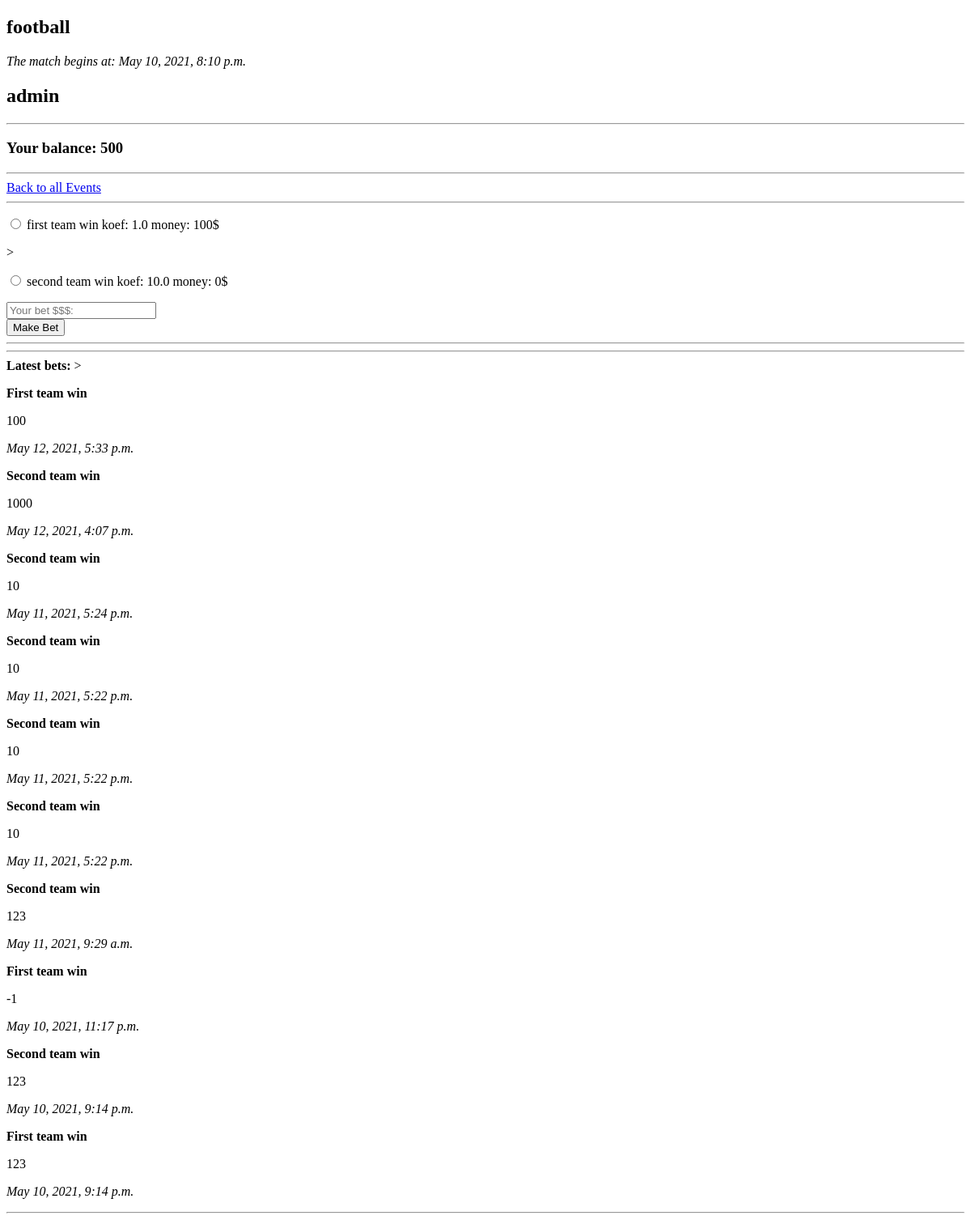
Before: /4/ with the older database file.
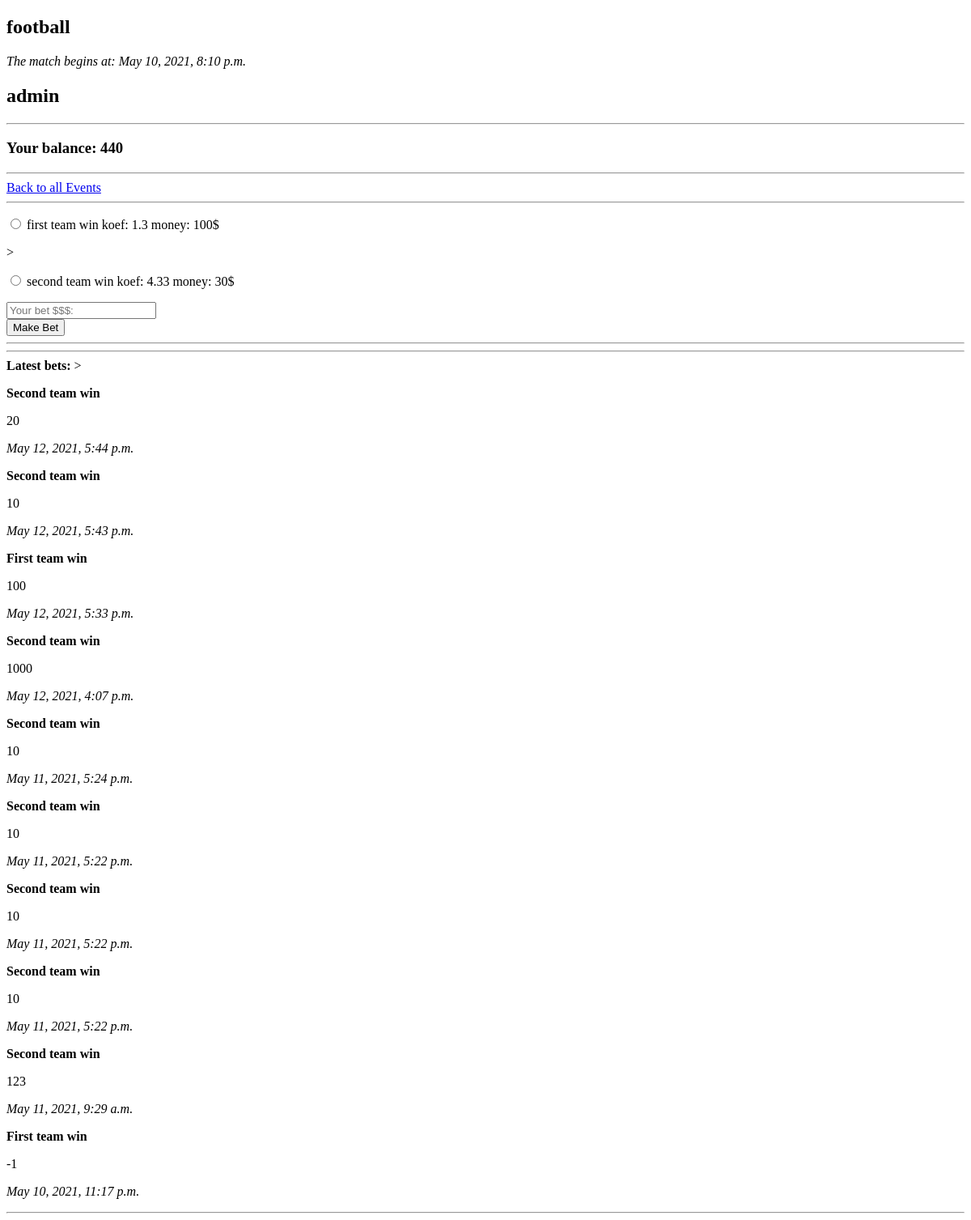
After: the same page with the newer database file.
### freebets/models.py (models this page shows, shortened)
class Event(models.Model):
    event_name = models.CharField('Game name', max_length=200) # название матча например зенит-спартак
    event_date = models.DateTimeField('Game date') # дата события
    event_result = models.IntegerField() # 1 first team win - 2 second team win 0 - pari isnt finish yet
    cash_to_first_team = models.IntegerField() # сколько денег поставили на первую команду
    cash_to_second_team = models.IntegerField() # на вторую команду

class User(models.Model):
    login = models.CharField('login',max_length=200)
    cash = models.IntegerField()
    registration = models.DateTimeField('Registration date')

class Bet(models.Model):
    event = models.ForeignKey(Event, on_delete=models.CASCADE)
    eventBet = models.CharField('pari', max_length=200)
    dollars = models.IntegerField('bet amount')
    date_added = models.DateTimeField('bet date')

### freebets/views.py (the view)
# urls.py: path('<int:event_id>/', views.event, name='event'),
def event(request, event_id, alert=0):
    user = User.objects.get(id=1)
    try:
        a=Event.objects.get( id = event_id)
    except:
        raise Http404("Такого матча нет")
    cash1 = a.cash_to_first_team
    cash2 = a.cash_to_second_team
    if cash1 == cash2:
        kef1=2
        kef2=2
    else:
        s = cash1+cash2
        print(cash1, cash2, s)
        try:
            kef1 = 1 /(cash1/s)
        except:
            kef1 = 1 / (0.001 /s)
        try:
            kef2 = 1 / (cash2/s)
        except:
            kef2 = 1 / (0.001 /s)
        if (kef2>10):
            kef2=10
        kef1 = float('{:.2f}'.format(kef1))
        kef2 = float('{:.2f}'.format(kef2))
    latest_bets = a.bet_set.order_by('-id')[:10]
    return render(request, 'event.html', {'event': a, 'latest_bets' : latest_bets, 'user': user,
                                          'k1': kef1,'k2': kef2,'cash1':cash1,'cash2': cash2 })

### freebets/templates/event.html (shortened to what this page needs)
{% extends 'base.html' %}
{% block content %}
<h2>{{event.event_name}}</h2>
<em> The match begins at: {{event.event_date}} </em>
<h2>{{user.login}}</h2>
<hr>
<h3>Your balance: {{user.cash}}</h3>
<hr>
<a href="{% url 'freebets:index'%}"> Back to all Events </a>
<hr>
<form action="{% url 'freebets:make_bet' event.id %}" method="POST">
 <p><input type="radio" required name="team" value="first"> first team win koef:  {{k1}} money: {{cash1}}$</p>>
 <p><input type="radio" required name="team" value="second"> second team win koef:  {{k2}} money: {{cash2}}$</p>
 <input type="number" required placeholder="Your bet $$$:" name="money"> <br>
 <button type="submit"> Make Bet </button>
</form>
<hr>
<hr>
<b> Latest bets: </b>>
{% if latest_bets %}
  {% for c in latest_bets %}
    <p>
        {% if c.eventBet == "first" %}
            <strong>First team win</strong>
        {% else %}
            <strong>Second team win</strong>
        {% endif %}
        <p>{{c.dollars }} </p>
        <em> {{c.date_added}}</em>
</p>
{% endfor %}
{% else %}
There are no bets yet. Do it! Now!
{% endif %}
<hr>
{% endblock %}

### freebets/templates/base.html (shortened to what this page needs)
<!DOCTYPE html>
<html lang="en">
<head>
</head>
<body>
    {% block content %}{% endblock %}
</body>
</html>

Changed rows visible on the page:
no longer on this page (row unchanged): Bet: eventBet "Second team win", dollars "123", date_added "May 10, 2021, 9:14 p.m."
no longer on this page (row unchanged): Bet: eventBet "First team win", dollars "123", date_added "May 10, 2021, 9:14 p.m."
changed User "admin": cash "500" → "440"
added Bet: eventBet "Second team win", dollars "20", date_added "May 12, 2021, 5:44 p.m."
added Bet: eventBet "Second team win", dollars "10", date_added "May 12, 2021, 5:43 p.m."
Other visible differences:
{{ k1 }}: "1.0" → "1.3"
{{ k2 }}: "10.0" → "4.33"
{{ cash2 }}: "0" → "30"
